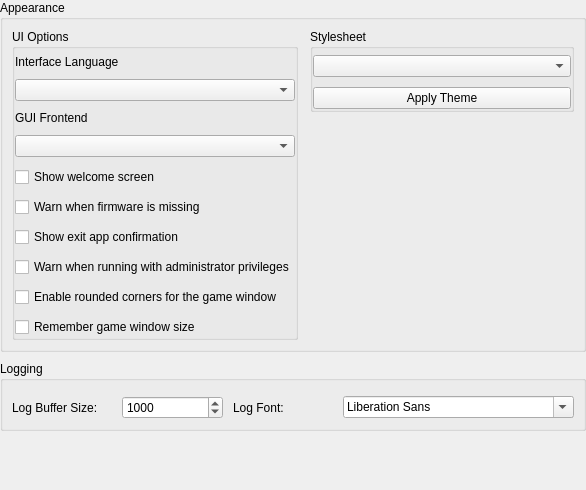
           <widget class="QWidget" name="gui_scroll_contents">
            <property name="geometry">
             <rect>
              <x>0</x>
              <y>0</y>
              <width>586</width>
              <height>490</height>
             </rect>
            </property>
            <layout class="QVBoxLayout" name="gui_tab_content_layout">
             <property name="spacing">
              <number>9</number>
             </property>
             <property name="leftMargin">
              <number>0</number>
             </property>
             <property name="topMargin">
              <number>0</number>
             </property>
             <property name="rightMargin">
              <number>0</number>
             </property>
             <property name="bottomMargin">
              <number>0</number>
             </property>
             <item>
              <widget class="QGroupBox" name="gb_gui_appearance_section">
               <property name="title">
                <string>Appearance</string>
               </property>
               <layout class="QHBoxLayout" name="gb_gui_appearance_section_layout">
                <property name="spacing">
                 <number>12</number>
                </property>
                <item alignment="Qt::AlignmentFlag::AlignTop">
                 <widget class="QGroupBox" name="gb_ui_options">
                  <property name="title">
                   <string>UI Options</string>
                  </property>
                  <property name="flat">
                   <bool>true</bool>
                  </property>
                  <layout class="QVBoxLayout" name="gb_ui_options_layout">
                   <property name="spacing">
                    <number>10</number>
                   </property>
                   <property name="leftMargin">
                    <number>0</number>
                   </property>
                   <property name="topMargin">
                    <number>6</number>
                   </property>
                   <property name="rightMargin">
                    <number>0</number>
                   </property>
                   <property name="bottomMargin">
                    <number>0</number>
                   </property>
                   <item>
                    <widget class="QLabel" name="label_ui_language">
                     <property name="text">
                      <string>Interface Language</string>
                     </property>
                    </widget>
                   </item>
                   <item>
                    <widget class="QComboBox" name="ui_language_box"/>
                   </item>
                    <item>
                     <widget class="QLabel" name="gui_backend_label">
                      <property name="toolTip">
                       <string>The selection takes effect after restarting Vita3K.</string>
                      </property>
                      <property name="text">
                       <string>GUI Frontend</string>
                      </property>
                     </widget>
                    </item>
                    <item>
                     <widget class="QComboBox" name="gui_backend_box">
                      <property name="toolTip">
                       <string>The selection takes effect after restarting Vita3K.</string>
                      </property>
                     </widget>
                    </item>
                   <item>
                    <widget class="QCheckBox" name="show_welcome">
                     <property name="text">
                      <string>Show welcome screen</string>
                     </property>
                    </widget>
                   </item>
                   <item>
                    <widget class="QCheckBox" name="warn_missing_firmware">
                     <property name="text">
                      <string>Warn when firmware is missing</string>
                     </property>
                    </widget>
                   </item>
                   <item>
                    <widget class="QCheckBox" name="confirm_exit_app">
                     <property name="text">
                      <string>Show exit app confirmation</string>
                     </property>
                    </widget>
                   </item>
                   <item>
                    <widget class="QCheckBox" name="warn_admin_privileges">
                     <property name="text">
                      <string>Warn when running with administrator privileges</string>
                     </property>
                    </widget>
                   </item>
                   <item>
                    <widget class="QCheckBox" name="windows_rounded_corners">
                     <property name="text">
                      <string>Enable rounded corners for the game window</string>
                     </property>
                    </widget>
                   </item>
                   <item>
                    <widget class="QCheckBox" name="remember_game_window_size">
                     <property name="text">
                      <string>Remember game window size</string>
                     </property>
                    </widget>
                   </item>
                  </layout>
                 </widget>
                </item>
                <item alignment="Qt::AlignmentFlag::AlignTop">
                 <widget class="QGroupBox" name="gb_stylesheet">
                  <property name="title">
                   <string>Stylesheet</string>
                  </property>
                  <property name="flat">
                   <bool>true</bool>
                  </property>
                  <layout class="QVBoxLayout" name="gb_stylesheet_layout">
                   <property name="spacing">
                    <number>10</number>
                   </property>
                   <property name="leftMargin">
                    <number>0</number>
                   </property>
                   <property name="topMargin">
                    <number>6</number>
                   </property>
                   <property name="rightMargin">
                    <number>0</number>
                   </property>
                   <property name="bottomMargin">
                    <number>0</number>
                   </property>
                   <item>
                    <widget class="QComboBox" name="combo_stylesheets"/>
                   </item>
                   <item>
                    <widget class="QPushButton" name="btn_apply_stylesheet">
                     <property name="text">
                      <string>Apply Theme</string>
                     </property>
                    </widget>
                   </item>
                  </layout>
                 </widget>
                </item>
               </layout>
              </widget>
             </item>
             <item>
              <widget class="QGroupBox" name="gb_gui_logging_section">
               <property name="title">
                <string>Logging</string>
               </property>
               <layout class="QVBoxLayout" name="gb_gui_logging_section_layout">
                <property name="spacing">
                 <number>10</number>
                </property>
                <item>
                 <layout class="QHBoxLayout" name="log_buffer_layout">
                  <property name="leftMargin">
                   <number>0</number>
                  </property>
                  <property name="topMargin">
                   <number>6</number>
                  </property>
                  <property name="rightMargin">
                   <number>0</number>
                  </property>
                  <property name="bottomMargin">
                   <number>0</number>
                  </property>
                  <item>
                   <widget class="QLabel" name="log_buffer_size_label">
                    <property name="text">
                     <string>Log Buffer Size:</string>
                    </property>
                   </widget>
                  </item>
                  <item>
                   <widget class="QSpinBox" name="log_buffer_size">
                    <property name="specialValueText">
                     <string>Infinite</string>
                    </property>
                    <property name="minimum">
                     <number>0</number>
                    </property>
                    <property name="maximum">
                     <number>1000000</number>
                    </property>
                    <property name="value">
                     <number>1000</number>
                    </property>
                   </widget>
                  </item>
                  <item>
                   <widget class="QLabel" name="log_font_label">
                    <property name="text">
                     <string>Log Font:</string>
                    </property>
                   </widget>
                  </item>
                  <item>
                   <widget class="QFontComboBox" name="log_font_family"/>
                  </item>
                 </layout>
                </item>
               </layout>
              </widget>
             </item>
             <item>
              <spacer name="gui_tab_content_spacer">
               <property name="orientation">
                <enum>Qt::Orientation::Vertical</enum>
               </property>
               <property name="sizeHint" stdset="0">
                <size>
                 <width>20</width>
                 <height>40</height>
                </size>
               </property>
              </spacer>
             </item>
            </layout>
           </widget>
